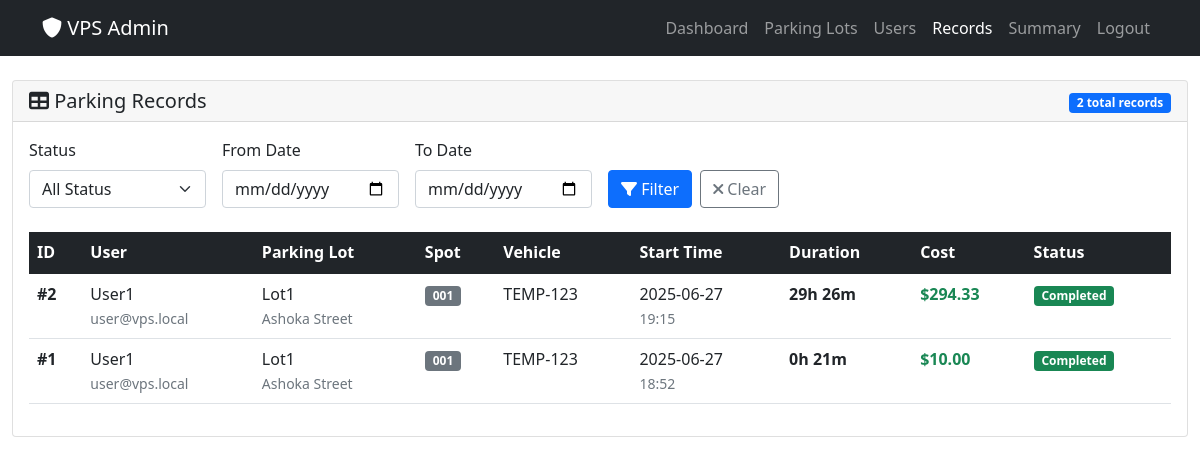
Before: /admin/parking-records (signed in) with the older database file.
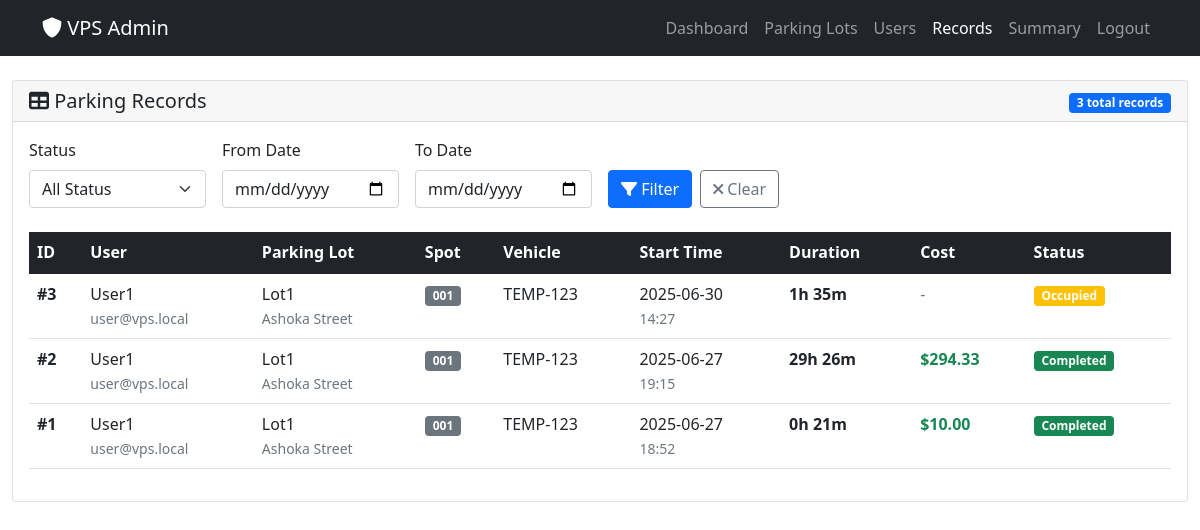
After: the same page with the newer database file.
### models/models.py (models this page shows, shortened)
class User(Base):
    __tablename__ = "users"
    id = Column(Integer, primary_key=True)
    email = Column(String, unique=True, nullable=False)
    password = Column(String, nullable=False)  # plaintext (demo)
    full_name = Column(String, nullable=False)
    address = Column(String)
    phone = Column(String)
    pin_code = Column(String(10))
    created_at = Column(DateTime, server_default=func.now())
    reservations = relationship(
        "Reservation", back_populates="user", cascade="all, delete-orphan"
    )

class ParkingLot(Base):
    __tablename__ = "parking_lots"
    id = Column(Integer, primary_key=True)
    name = Column(String, nullable=False)
    address_line_1 = Column(String, nullable=False)
    address_line_2 = Column(String)
    address_line_3 = Column(String)
    pin_code = Column(String(10), nullable=False)
    price_per_hour = Column(Numeric(10, 2), nullable=False)
    number_of_spots = Column(Integer, nullable=False)
    spots = relationship(
        "ParkingSpot", back_populates="parking_lot", cascade="all, delete-orphan"
    )

class ParkingSpot(Base):
    __tablename__ = "parking_spots"
    id = Column(Integer, primary_key=True)
    spot_number = Column(String, nullable=False)
    status = Column(PgEnum(SpotStatus), default=SpotStatus.AVAILABLE, nullable=False)
    parking_lot_id = Column(Integer, ForeignKey("parking_lots.id"), nullable=False)
    parking_lot = relationship("ParkingLot", back_populates="spots")
    reservations = relationship(
        "Reservation", back_populates="parking_spot", cascade="all, delete-orphan"
    )

class Reservation(Base):
    __tablename__ = "reservations"
    id = Column(Integer, primary_key=True)
    user_id = Column(Integer, ForeignKey("users.id"), nullable=False)
    parking_spot_id = Column(Integer, ForeignKey("parking_spots.id"), nullable=False)
    vehicle_number = Column(String, nullable=False)
    start_time = Column(DateTime, default=datetime.utcnow, nullable=False)
    occupy_time = Column(DateTime, nullable=True)  # Added: When user actually parks
    end_time = Column(DateTime, nullable=True)  # NULL → active
    user = relationship("User", back_populates="reservations")
    parking_spot = relationship("ParkingSpot", back_populates="reservations")

### app.py (the view)
@app.route("/admin/parking-records")
@login_required
@role_required("admin")
def admin_parking_records():
    with SessionLocal() as db:
        query = (
            db.query(Reservation)
            .options(
                selectinload(Reservation.user),
                selectinload(Reservation.parking_spot)
                .selectinload(ParkingSpot.parking_lot)
            )
            .order_by(Reservation.start_time.desc())
        )
        status_filter = request.args.get('status')
        date_from = request.args.get('date_from')
        date_to = request.args.get('date_to')
        if status_filter:
            if status_filter == 'active':
                query = query.filter(Reservation.end_time.is_(None))
            elif status_filter == 'completed':
                query = query.filter(Reservation.end_time.isnot(None))
        if date_from:
            try:
                date_from_obj = datetime.strptime(date_from, '%Y-%m-%d')
                query = query.filter(Reservation.start_time >= date_from_obj)
            except ValueError:
                pass
        if date_to:
            try:
                date_to_obj = datetime.strptime(date_to, '%Y-%m-%d')
                query = query.filter(Reservation.start_time <= date_to_obj)
            except ValueError:
                pass
        reservations = query.all()
        total_records = len(reservations)
        records_data = []
        for reservation in reservations:
            duration_minutes = 0
            cost = 0
            status = "Reserved"
            if reservation.end_time:
                duration_delta = reservation.end_time - reservation.start_time
                duration_minutes = int(duration_delta.total_seconds() / 60)
                duration_hours = max(1, duration_minutes / 60)
                cost = round(float(duration_hours * float(reservation.parking_spot.parking_lot.price_per_hour)), 2)
                status = "Completed"
            elif reservation.occupy_time:
                status = "Occupied"
                duration_delta = datetime.now() - reservation.start_time
                duration_minutes = int(duration_delta.total_seconds() / 60)
            records_data.append({
                'reservation': reservation,
                'duration_minutes': duration_minutes,
                'duration_formatted': f"{duration_minutes // 60}h {duration_minutes % 60}m" if duration_minutes > 0 else "N/A",
                'cost': cost,
                'status': status
            })
        return render_template("admin/parking_records.html",
                             records=records_data,
                             total_records=total_records,
                             filters={
                                 'status': status_filter,
                                 'date_from': date_from,
                                 'date_to': date_to
                             })

### app.py (called while the page is built)
def login_required(view):
    @wraps(view)
    def wrapped(*a, **kw):
        if "user_id" not in session:
            flash("Please log in first.")
            return redirect(url_for("login"))
        return view(*a, **kw)
    return wrapped

def role_required(role):
    def deco(view):
        @wraps(view)
        def wrapped(*a, **kw):
            if session.get("role") != role:
                flash("Access denied.")
                return redirect(url_for("login"))
            return view(*a, **kw)
        return wrapped
    return deco

### templates/admin/parking_records.html (shortened to what the changed rows need)
<!DOCTYPE html>
<html lang="en">
<head>
    <link href="https://cdn.jsdelivr.net/npm/bootstrap@5.1.3/dist/css/bootstrap.min.css" rel="stylesheet">
    <link href="https://cdnjs.cloudflare.com/ajax/libs/font-awesome/6.0.0/css/all.min.css" rel="stylesheet">
</head>
<body>
    <div class="container-fluid mt-4">
        <div class="card">
            <div class="card-header">
                <div class="row align-items-center">
                    <div class="col-auto">
                        <span class="badge bg-primary">{{ total_records }} total records</span>
                    </div>
                </div>
            </div>
            <div class="card-body">
                <div class="table-responsive">
                    <table class="table table-hover">
                        <thead class="table-dark">
                            <tr>
                                <th>ID</th>
                                <th>User</th>
                                <th>Parking Lot</th>
                                <th>Spot</th>
                                <th>Vehicle</th>
                                <th>Start Time</th>
                                <th>Duration</th>
                                <th>Cost</th>
                                <th>Status</th>
                            </tr>
                        </thead>
                        <tbody>
                            {% for record in records %}
                                <tr>
                                    <td><strong>#{{ record.reservation.id }}</strong></td>
                                    <td>
                                        <div>{{ record.reservation.user.full_name }}</div>
                                        <small class="text-muted">{{ record.reservation.user.email }}</small>
                                    </td>
                                    <td>
                                        <div>{{ record.reservation.parking_spot.parking_lot.name }}</div>
                                        <small class="text-muted">{{ record.reservation.parking_spot.parking_lot.address_line_1 }}</small>
                                    </td>
                                    <td>
                                        <span class="badge bg-secondary">{{ record.reservation.parking_spot.spot_number }}</span>
                                    </td>
                                    <td>{{ record.reservation.vehicle_number }}</td>
                                    <td>
                                        <div>{{ record.reservation.start_time.strftime('%Y-%m-%d') }}</div>
                                        <small class="text-muted">{{ record.reservation.start_time.strftime('%H:%M') }}</small>
                                    </td>
                                    <td>
                                        {% if record.duration_minutes > 0 %}
                                            <strong>{{ record.duration_formatted }}</strong>
                                        {% else %}
                                            <span class="text-muted">{{ record.duration_formatted }}</span>
                                        {% endif %}
                                    </td>
                                    <td>
                                        {% if record.cost > 0 %}
                                            <strong class="text-success">${{ "%.2f"|format(record.cost) }}</strong>
                                        {% else %}
                                            <span class="text-muted">-</span>
                                        {% endif %}
                                    </td>
                                    <td>
                                        {% if record.status == 'Completed' %}
                                            <span class="badge bg-success">{{ record.status }}</span>
                                        {% elif record.status == 'Occupied' %}
                                            <span class="badge bg-warning">{{ record.status }}</span>
                                        {% else %}
                                            <span class="badge bg-primary">{{ record.status }}</span>
                                        {% endif %}
                                    </td>
                                </tr>
                            {% endfor %}
                        </tbody>
                    </table>
                </div>
            </div>
        </div>
    </div>
</body>
</html>

Changed rows visible on the page:
added Reservation: reservation.id "3", reservation.vehicle_number "TEMP-123", reservation.start_time "2025-06-30", reservation.start_time "14:27"
Other visible differences:
{{ total_records }}: "2" → "3"
new list line: "# 1h 35m - Occupied"
new list line: "User1 user@vps.local"
new list line: "Lot1 Ashoka Street"
new list line: "001"
